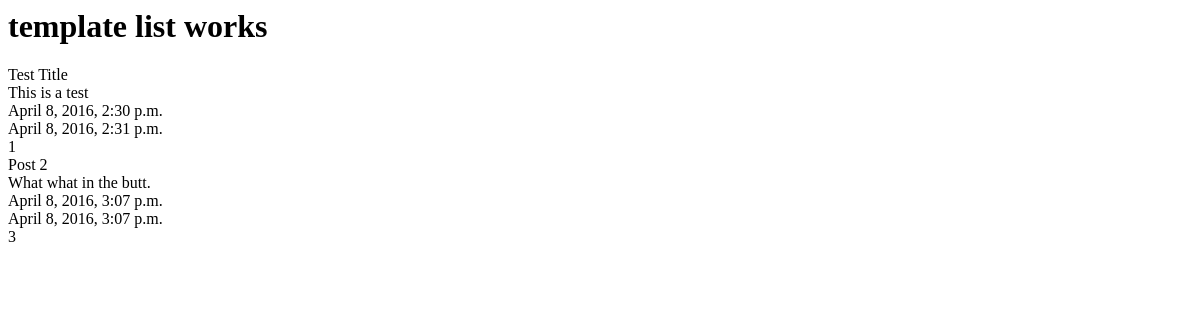
The app's page /posts/, older data.
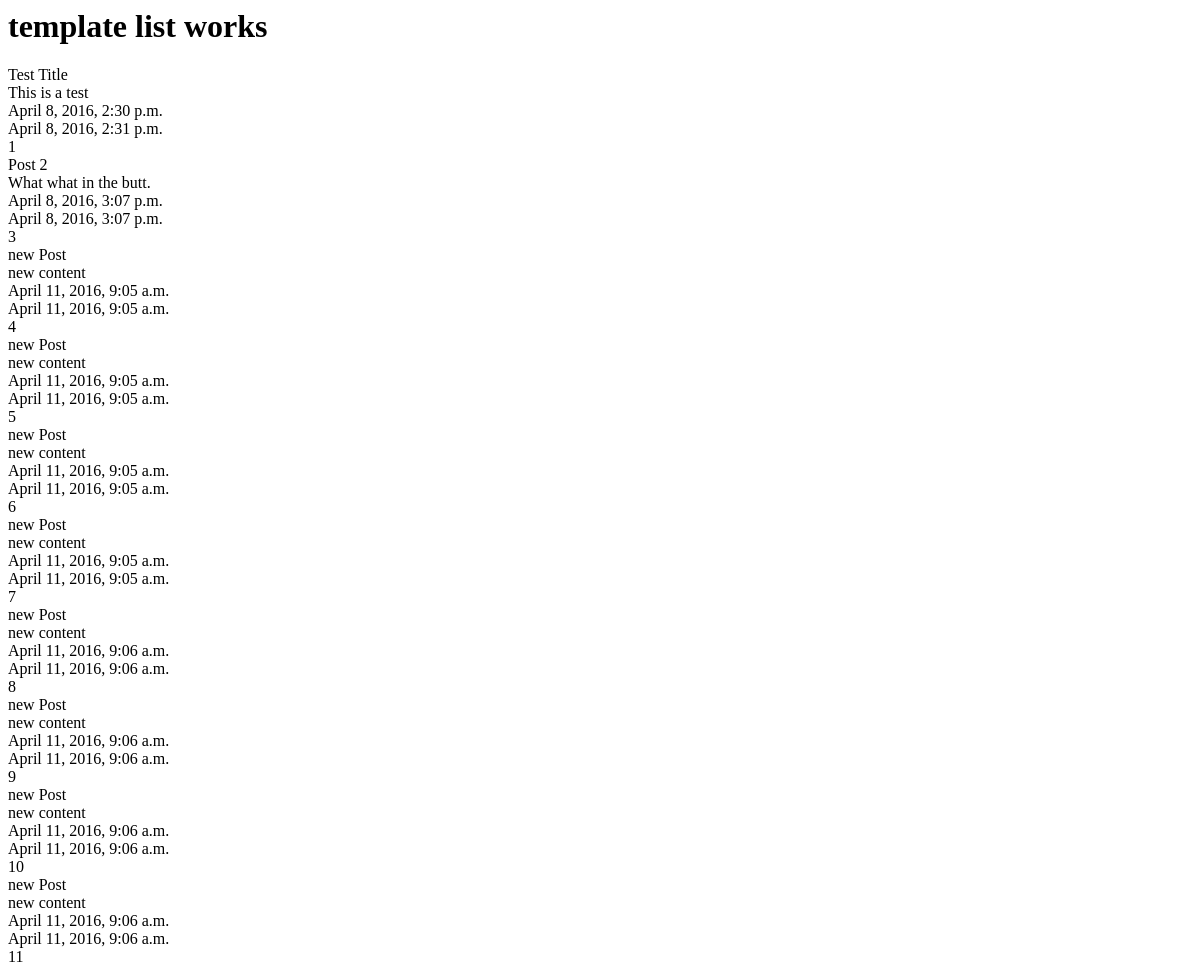
The same page, newer data.
### posts/models.py (models this page shows, shortened)
class Post(models.Model):
	title = models.CharField(max_length=120)  #max_length = 120
	content = models.TextField()
	timestamp = models.DateTimeField(auto_now=False, auto_now_add=True) #1st time made initially
	updated = models.DateTimeField(auto_now=True, auto_now_add=False) #everytime it's updated

### posts/views.py (the view)
def posts_list(request): #list items
	queryset = Post.objects.all()
	context = {
		"object_list": queryset,  #add queryset to post list we can see
		"title": "list"
	}
	return render(request, 'index.html', context)

### templates/index.html
<html>
<body>
<h1>template {{ title }} works</h1>
{% for obj in object_list %}
{{ obj.title }}<br/>
{{ obj.content }}<br/>
{{ obj.timestamp }}<br/>
{{ obj.updated }}<br/>
{{ obj.id }}<br/>
{% endfor %}
</body>
</html>

Row changes from the older to the newer data that the page shows:
added Post: title "new Post", content "new content", timestamp "April 11, 2016, 9:05 a.m.", updated "April 11, 2016, 9:05 a.m.", id "4"
added Post: title "new Post", content "new content", timestamp "April 11, 2016, 9:05 a.m.", updated "April 11, 2016, 9:05 a.m.", id "5"
added Post: title "new Post", content "new content", timestamp "April 11, 2016, 9:05 a.m.", updated "April 11, 2016, 9:05 a.m.", id "6"
added Post: title "new Post", content "new content", timestamp "April 11, 2016, 9:05 a.m.", updated "April 11, 2016, 9:05 a.m.", id "7"
added Post: title "new Post", content "new content", timestamp "April 11, 2016, 9:06 a.m.", updated "April 11, 2016, 9:06 a.m.", id "8"
added Post: title "new Post", content "new content", timestamp "April 11, 2016, 9:06 a.m.", updated "April 11, 2016, 9:06 a.m.", id "9"
added Post: title "new Post", content "new content", timestamp "April 11, 2016, 9:06 a.m.", updated "April 11, 2016, 9:06 a.m.", id "10"
added Post: title "new Post", content "new content", timestamp "April 11, 2016, 9:06 a.m.", updated "April 11, 2016, 9:06 a.m.", id "11"
